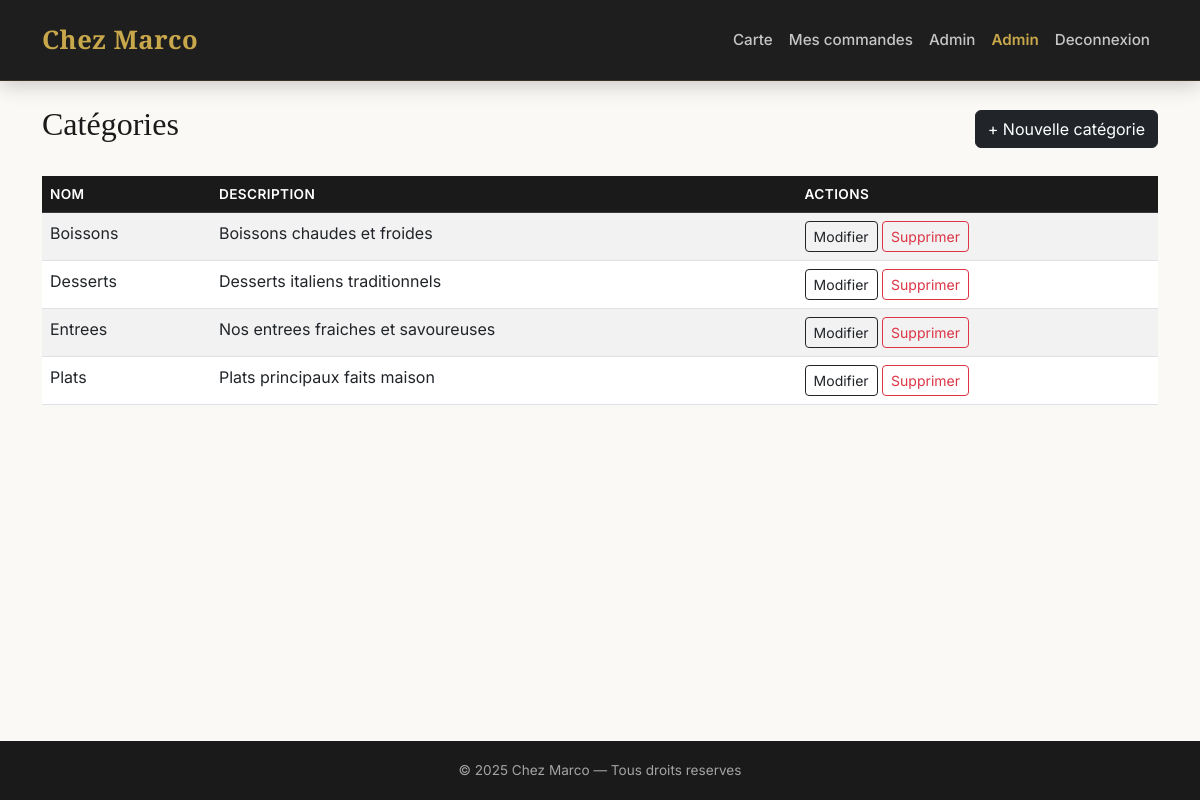
The app's page /?action=categories (signed in) with its own data.
### tables this page shows
CREATE TABLE categories (
    id          INT AUTO_INCREMENT PRIMARY KEY,
    nom         VARCHAR(100) NOT NULL,
    description TEXT
);

### controllers/CategorieController.php (called while the page is built, shortened)
<?php
require_once 'models/Categorie.php';
class CategorieController {
    private Categorie $model;
    public function __construct(PDO $pdo) { $this->model = new Categorie($pdo); }
    public function index(): void {
        $categories = $this->model->getAll();
        require 'views/categories/index.php';
    }
}

### models/Categorie.php (called while the page is built, shortened)
<?php
class Categorie {
    private PDO $pdo;
    public function __construct(PDO $pdo) { $this->pdo = $pdo; }
    public function getAll(): array {
        return $this->pdo->query('SELECT * FROM categories ORDER BY nom')->fetchAll();
    }
}

### views/categories/index.php (the view)
<?php require 'views/layout/header.php'; ?>
<div class="d-flex justify-content-between align-items-center mb-4">
    <h2>Catégories</h2>
    <a href="<?= BASE_URL ?>?action=categorie_create" class="btn btn-dark">+ Nouvelle catégorie</a>
</div>
<table class="table table-striped table-hover">
    <thead class="table-dark">
        <tr><th>Nom</th><th>Description</th><th>Actions</th></tr>
    </thead>
    <tbody>
    <?php foreach ($categories as $cat): ?>
        <tr>
            <td><?= htmlspecialchars($cat['nom']) ?></td>
            <td><?= htmlspecialchars($cat['description'] ?? '') ?></td>
            <td>
                <a href="<?= BASE_URL ?>?action=categorie_edit&id=<?= $cat['id'] ?>" class="btn btn-sm btn-outline-dark">Modifier</a>
                <button class="btn btn-sm btn-outline-danger btn-delete"
                        data-href="<?= BASE_URL ?>?action=categorie_delete&id=<?= $cat['id'] ?>">Supprimer</button>
            </td>
        </tr>
    <?php endforeach; ?>
    </tbody>
</table>
<?php require 'views/layout/footer.php'; ?>

### public/css/style.css (style rules this page uses)
:root { --color-noir: #1A1A1A; --color-blanc: #FBF9F6; --color-blanc-pur: #FFFFFF; --color-dore: #C9A84C; --color-rouge: #D6303A; --color-gris: #6c757d; --color-gris-clair: #e9e5df; --font-titre: 'Playfair Display', Georgia, serif; --font-corps: 'Inter', system-ui, sans-serif; --radius: 12px; --shadow-card: 0 4px 15px rgba(0, 0, 0, 0.04); --transition: 0.2s ease; }
body { background-color: var(--color-blanc); font-family: var(--font-corps); color: var(--color-noir); min-height: 100vh; display: flex; flex-direction: column; }
h1, h2, h3, h4 { font-family: var(--font-titre); color: var(--color-noir); }
.table th { background-color: var(--color-noir); color: #fff; font-weight: 600; font-size: 0.85rem; text-transform: uppercase; letter-spacing: 0.03em; }

### records on screen
categories: nom "Boissons", description "Boissons chaudes et froides"
categories: nom "Desserts", description "Desserts italiens traditionnels"
categories: nom "Entrees", description "Nos entrees fraiches et savoureuses"
categories: nom "Plats", description "Plats principaux faits maison"

### other values on screen
$_SESSION['nom'] "Admin"
